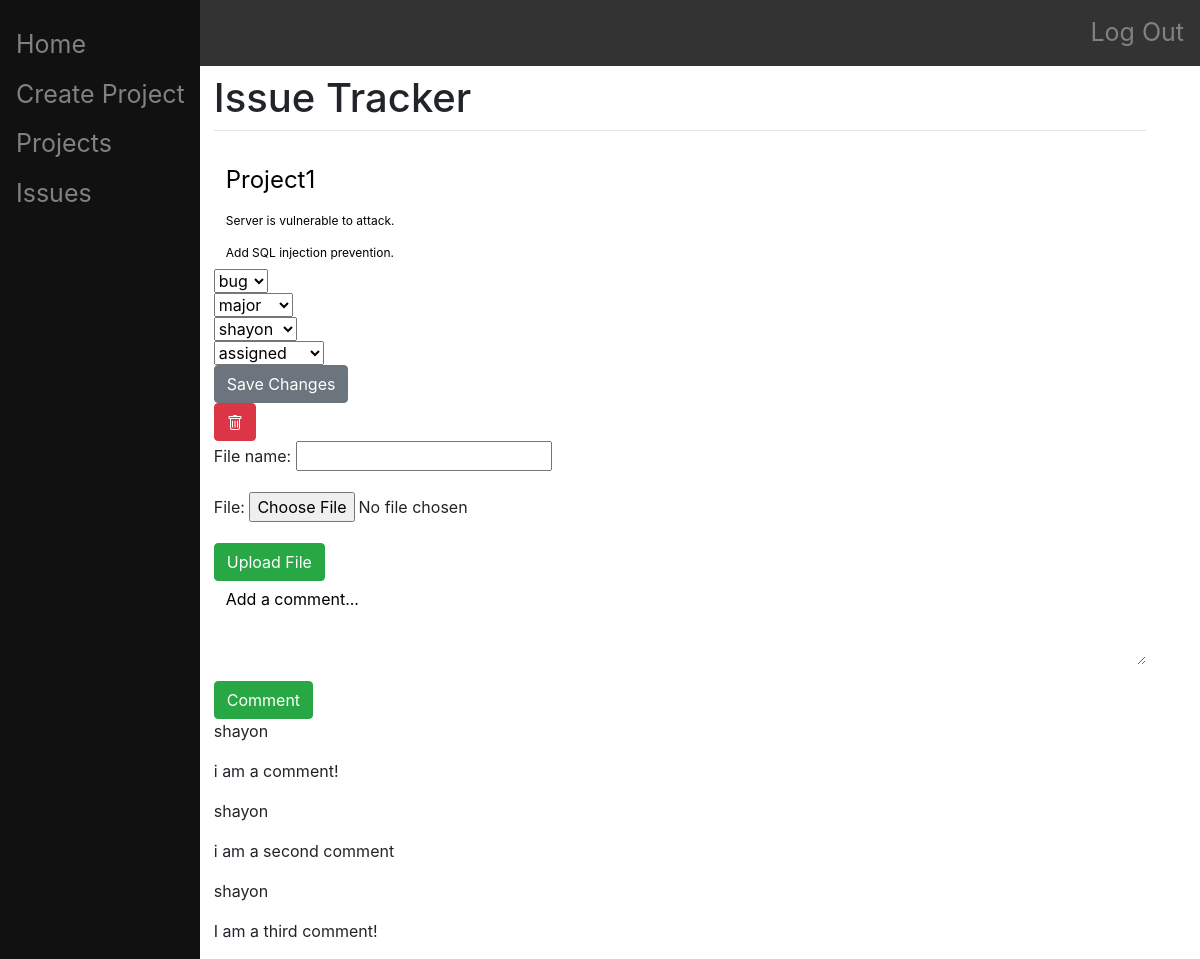
The page /project/5/issue/5/ on the database its author committed.
### main/models.py (models this page shows, shortened)
class Issue(models.Model):
    project = models.ForeignKey(Project, on_delete=models.CASCADE)
    summary = models.CharField(max_length=200)
    description = models.CharField(max_length=1000)
    type = models.CharField(
        max_length = 4,
        choices = (
            ("task", "task"),
            ("bug", "bug"),
        ),
        default = "task"
    )
    priority = models.CharField(
        max_length = 7,
        choices = (
            ("blocker", "blocker"),
            ("major", "major"),
            ("minor", "minor"),
        ),
        default = "minor"
    )
    status = models.CharField(
        max_length = 11,
        choices = (
            ("assigned", "assigned"),
            ("in-progress", "in-progress"),
            ("resolved", "resolved"),
        ),
        default = "assigned"
    )
    assigner = models.ForeignKey(User, on_delete=models.CASCADE, related_name="issue_assigner", null=True)
    assignee = models.ForeignKey(User, on_delete=models.CASCADE, related_name="issue_assignee", null=True)
    date_created = models.DateTimeField(editable=False)
    date_updated = models.DateTimeField()
    files = JSONField(default=list)

class Project(models.Model):
    name = models.CharField(max_length=200)
    description = models.CharField(max_length=1000)
    creator = models.ForeignKey(User, on_delete=models.CASCADE, related_name="project", null=True)
    date_created = DateTimeField(editable=False)
    members = JSONField(default=list)

class Comment(models.Model):
    issue = models.ForeignKey(Issue, on_delete=models.CASCADE, related_name="comments")
    author = models.ForeignKey(User, on_delete=models.CASCADE)
    content = models.TextField()

### main/views.py (the view, shortened to what this page needs)
# urls.py: path("project/<int:id>/issue/<int:issue_id>/", views.issue_index, name="issue_index"),
def issue_index(response, id, issue_id):
    authenticate(response)
    for root, dirs, files in os.walk("."):
        for filename in files:
            pass
    for file in File.objects.all():
        pass
    issue = Issue.objects.get(id=issue_id)
    cf = CommentForm()
    f = FileForm()
    if issue:
        types = ["task", "bug"]
        priorities = ["minor", "major", "blocker"]
        statuses = ["assigned", "in-progress", "resolved"]
        return render(response, "main/issue-index.html", {"issue":issue,
            'comment_form':cf, 'file_form':f, 'all_files':File.objects.all(), "types":types, "priorities":priorities, "statuses":statuses})
    return render(response, "main/home.html", {})

### main/forms.py
class CommentForm(forms.ModelForm):
    content = forms.CharField(label="", widget=forms.Textarea(
        attrs ={
            'class':'form-control',
            'placeholder':'Add a comment...',
            'rows':3,
            'cols':50
        }))
    class Meta:
        model = Comment
        fields = ['content']

class FileForm(forms.ModelForm):
    class Meta:
        model = File
        fields = {'file', 'file_name'}

### main/views.py (called while the page is built)
def authenticate(response):
    if not response.user.is_authenticated:
        return HttpResponseRedirect("/login/")

### main/templates/main/issue-index.html (shortened to what this page needs)
{% extends "main/base.html" %}
{% load crispy_forms_tags %}
{% block content %}
    <form method="post" action="" class="form-group">
        <div class="form-group">
            <input type="text" name="name" style="font-size:2vw" novalidate class="form-control" id="exampleProjectName1" aria-describedby="nameHelp" placeholder="{{issue.project.name}}">
            <input type="text" name="summary" style="font-size:1vw" novalidate class="form-control" id="exampleIssueSummary1" aria-describedby="summaryHelp" placeholder="{{issue.summary}}">
            <input type="text" name="description" style="font-size:1vw" novalidate class="form-control" id="exampleIssueDescription1" aria-describedby="descriptionHelp" placeholder="{{issue.description}}">
            <select name="type" class="selectpicker">
                {% for type in types  %}
                    {% if type == issue.type %}
                        <option name="{{type}}" selected>{{type}}</option>
                    {% else %}
                        <option name="{{type}}">{{type}}</option>
                    {% endif %}
                {% endfor %}
            </select>
            <br>
            <select name="priority" class="selectpicker">
                {% if issue.priority == "minor" %}
                    <option name="minor" selected>minor</option>
                    <option name="major">major</option>
                    <option name="blocker">blocker</option>
                {% elif issue.priority == "major" %}
                    <option name="major" selected>major</option>
                {% else %}
                    <option name="minor">minor</option>
                    <option name="major">major</option>
                    <option name="blocker" selected>blocker</option>
                {% endif %}
            </select>
            <br>
            <select class="selectpicker" name="assignee" data-live-search="true">
                {% for member in issue.project.members %}
                    {% if member == issue.assignee.username %}
                        <option name="{{member.username}}" selected>{{member}}</option>
                    {% else %}
                        <option name="{{member.username}}">{{member}}</option>
                    {% endif %}
                {% endfor %}
            </select>
            <br>
            <select class="selectpicker" name="status">
                {% for status in statuses %}
                    {% if status == issue.status %}
                        <option name="{{status}}" selected>{{status}}</option>
                    {% else %}
                        <option name="{{status}}">{{status}}</option>
                    {% endif %}
                {% endfor %}
            </select>
            <br>
            <button type="submit", name="save-changes", value="save-changes", class="btn btn-secondary">Save Changes</button>
    </form>
    <form method="POST">
        <button type="submit" name="delete" value="delete" onclick="return confirm('Are you sure you want to delete this issue?')" class="btn btn-danger">
        </button>
    </form>
    <form method="POST" enctype="multipart/form-data">
        {{ file_form.as_p }}
        <button type="submit", name="upload", value="upload", class="btn btn-success">Upload File</button>
    </form>
    <form method="POST">
        {{comment_form.as_p}}
        <button type="submit", name="comment", value="save", class="btn btn-success">Comment</button>
    </form>
    {% for comment in issue.comments.all %}
        <p>{{comment.author.username}}</p>
        <p>{{comment.content}}</p>
    {% endfor %}
{% endblock %}

### main/templates/main/issue-index.html (style rules this page uses)
.form-control::placeholder { color: black; opacity: 1; }
.form-control { border: 0; color: black; opacity: 1; }

### rows shown on the page
Issue: name "Project1", summary "Server is vulnerable to attack.", description "Add SQL injection prevention.", type "bug", priority "major", assignee "shayon", status "assigned"
Comment: author.username "shayon", content "i am a comment!"
Comment: author.username "shayon", content "i am a second comment"
Comment: author.username "shayon", content "I am a third comment!"
